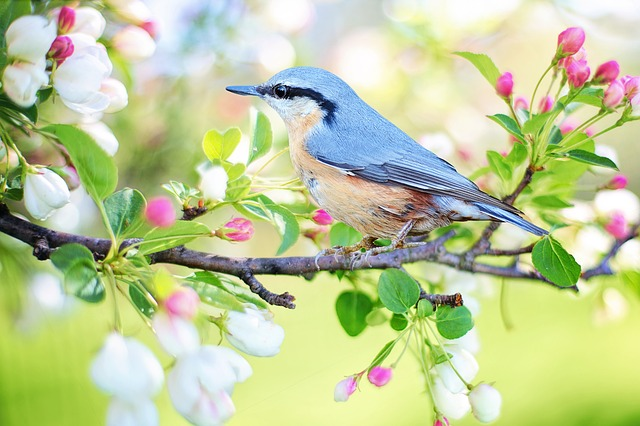
#> input picture task0#sb/SB#2114_Task0/Task0.2/Image Processing/Images/bird.jpg, 640 x 426 px; its folder holds 3 pictures in this run
$ python main.py
#> lines starting #> are read from the running program, lines starting #| are printed output that depends on the picture
import cv2
import numpy as np
import os

def partA():

	def performImageTask(csvFile, rootDir, image):
#> called with rootDir = '../Images/', image = 'bird.jpg'
		stats = []
		img = cv2.imread(rootDir+image)
#> img is the input picture: shape (426, 640, 3); mean B, G, R 154.3, 203, 191.5

		name = image.split('.')[0]
		stats.append(name)

		height,width,channel = img.shape
#> height = 426; width = 640; channel = 3
		stats.append(height)
		stats.append(width)
		stats.append(channel)


		pixel_b, pixel_g, pixel_r = img[height//2, width//2]
#> pixel_b = 172; pixel_g = 88; pixel_r = 244
		stats.append(pixel_b)
		stats.append(pixel_g)
		stats.append(pixel_r)


		# writing imageProperties to csvFile
		stats = list(map(str, stats))
#> stats = ['bird', '426', '640', '3', '172', '88', '244']
		imageStats = ','.join(stats)
		csvFile.write(imageStats+'\n')


	def mainPartA():
		imagesPath = '../Images/'

		with open('../Generated/stats.csv', mode='a') as csvFile:
			for rootDir,_,images in os.walk(imagesPath):
				for image in images:
					performImageTask(csvFile, rootDir, image)

	mainPartA()

def partB():
    catImagePath = '../Images/cat.jpg'
#> catImagePath = '../Images/cat.jpg'
    generatedPath = '../Generated/cat_red.jpg'


    img = cv2.imread(catImagePath)
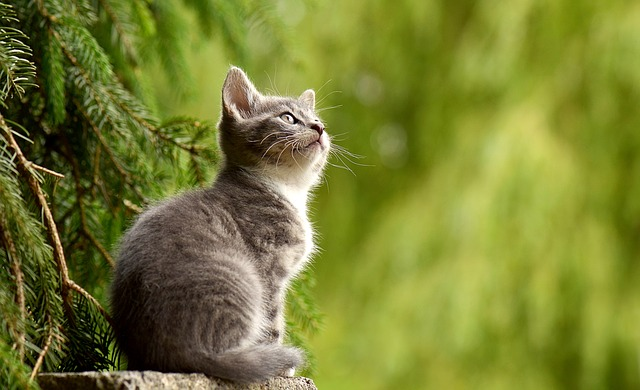
#> input picture task0#sb/SB#2114_Task0/Task0.2/Image Processing/Images/cat.jpg, 640 x 390 px
#> img is the input picture: shape (390, 640, 3); mean B, G, R 50.1, 126.1, 119.4

    redCat = img.copy()
    redCat[..., :2] = 0
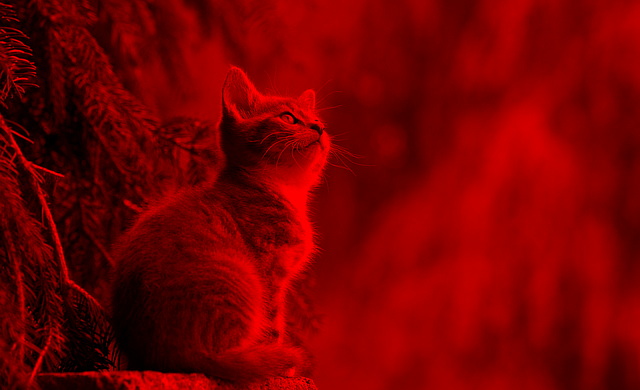
#> redCat: shape (390, 640, 3); mean B, G, R 0, 0, 119.4

    cv2.imwrite(filename=generatedPath, img=redCat)


def partC():
    flowersImagePath = '../Images/flowers.jpg'
    generatedPath = '../Generated/flowers_alpha.png'

    img = cv2.imread(flowersImagePath)
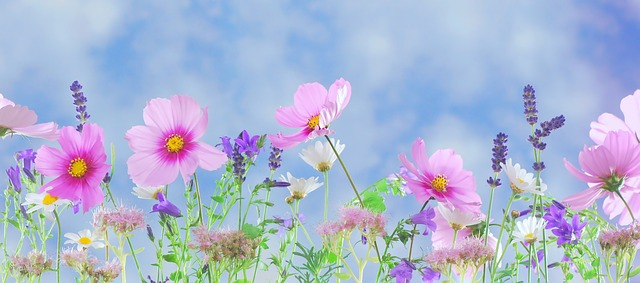
#> input picture task0#sb/SB#2114_Task0/Task0.2/Image Processing/Images/flowers.jpg, 640 x 283 px
#> img is the input picture: shape (283, 640, 3); mean B, G, R 209, 182.4, 172.4
    img = cv2.cvtColor(img, cv2.COLOR_BGR2BGRA)
#> img: shape (283, 640, 4)
    img[..., 3] = 128

    cv2.imwrite(filename=generatedPath, img=img)


def partD():
    imgPath = "../Images/horse.jpg"
    generatedPath = "../Generated/horse_gray.jpg"
    img = cv2.imread(imgPath)
#> (the run stopped early here; a loop or call above may not have finished)
